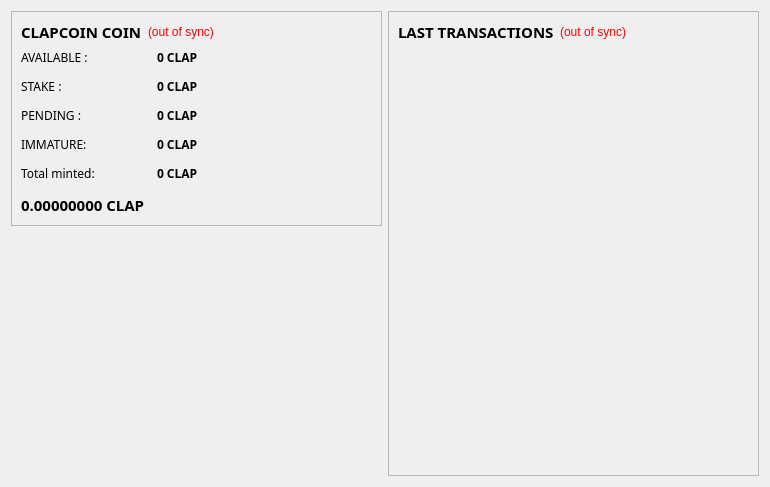
<?xml version="1.0" encoding="UTF-8"?>
<ui version="4.0">
 <class>OverviewPage</class>
 <widget class="QWidget" name="OverviewPage">
  <property name="geometry">
   <rect>
    <x>0</x>
    <y>0</y>
    <width>770</width>
    <height>487</height>
   </rect>
  </property>
  <property name="windowTitle">
   <string>Form</string>
  </property>
  <layout class="QHBoxLayout" name="horizontalLayout" stretch="1,1">
   <item>
    <layout class="QVBoxLayout" name="verticalLayout_2">
     <item>
      <widget class="QFrame" name="frame">
       <property name="frameShape">
        <enum>QFrame::StyledPanel</enum>
       </property>
       <property name="frameShadow">
        <enum>QFrame::Raised</enum>
       </property>
       <layout class="QVBoxLayout" name="verticalLayout_4">
        <item>
         <layout class="QHBoxLayout" name="horizontalLayout_4">
          <item>
           <widget class="QLabel" name="label_5">
            <property name="font">
             <font>
              <family>Copperplate Gothic Light</family>
              <pointsize>11</pointsize>
              <weight>75</weight>
              <bold>true</bold>
             </font>
            </property>
            <property name="styleSheet">
             <string notr="true">color: rgb(0, 0, 0);</string>
            </property>
            <property name="text">
             <string>CLAPCOIN COIN</string>
            </property>
           </widget>
          </item>
          <item>
           <widget class="QLabel" name="labelWalletStatus">
            <property name="toolTip">
             <string>The displayed information may be out of date. Your wallet automatically synchronizes with the clapcoin network after a connection is established, but this process has not completed yet.</string>
            </property>
            <property name="styleSheet">
             <string notr="true">QLabel { color: red; }</string>
            </property>
            <property name="text">
             <string notr="true">(out of sync)</string>
            </property>
            <property name="alignment">
             <set>Qt::AlignLeading|Qt::AlignLeft|Qt::AlignVCenter</set>
            </property>
           </widget>
          </item>
          <item>
           <spacer name="horizontalSpacer_2">
            <property name="orientation">
             <enum>Qt::Horizontal</enum>
            </property>
            <property name="sizeHint" stdset="0">
             <size>
              <width>40</width>
              <height>20</height>
             </size>
            </property>
           </spacer>
          </item>
         </layout>
        </item>
        <item>
         <layout class="QFormLayout" name="formLayout_2">
          <property name="fieldGrowthPolicy">
           <enum>QFormLayout::AllNonFixedFieldsGrow</enum>
          </property>
          <property name="horizontalSpacing">
           <number>12</number>
          </property>
          <property name="verticalSpacing">
           <number>12</number>
          </property>
          <item row="0" column="0">
           <widget class="QLabel" name="label">
            <property name="font">
             <font>
              <family>Copperplate Gothic Light</family>
              <pointsize>9</pointsize>
             </font>
            </property>
            <property name="styleSheet">
             <string notr="true">color: #000</string>
            </property>
            <property name="text">
             <string>AVAILABLE :</string>
            </property>
           </widget>
          </item>
          <item row="0" column="1">
           <widget class="QLabel" name="labelBalance">
            <property name="font">
             <font>
              <family>Copperplate Gothic Light</family>
              <pointsize>9</pointsize>
              <weight>75</weight>
              <bold>true</bold>
             </font>
            </property>
            <property name="cursor">
             <cursorShape>IBeamCursor</cursorShape>
            </property>
            <property name="toolTip">
             <string>Your current spendable balance</string>
            </property>
            <property name="styleSheet">
             <string notr="true">color: #000</string>
            </property>
            <property name="text">
             <string notr="true">0 CLAP</string>
            </property>
            <property name="textInteractionFlags">
             <set>Qt::LinksAccessibleByMouse|Qt::TextSelectableByKeyboard|Qt::TextSelectableByMouse</set>
            </property>
           </widget>
          </item>
          <item row="1" column="0">
           <widget class="QLabel" name="label_6">
            <property name="font">
             <font>
              <family>Copperplate Gothic Light</family>
              <pointsize>9</pointsize>
             </font>
            </property>
            <property name="styleSheet">
             <string notr="true">color: #000</string>
            </property>
            <property name="text">
             <string>STAKE :</string>
            </property>
           </widget>
          </item>
          <item row="1" column="1">
           <widget class="QLabel" name="labelStake">
            <property name="font">
             <font>
              <family>Copperplate Gothic Light</family>
              <pointsize>9</pointsize>
              <weight>75</weight>
              <bold>true</bold>
             </font>
            </property>
            <property name="cursor">
             <cursorShape>IBeamCursor</cursorShape>
            </property>
            <property name="toolTip">
             <string>Total of coins that was staked, and do not yet count toward the current balance</string>
            </property>
            <property name="styleSheet">
             <string notr="true">color: #000</string>
            </property>
            <property name="text">
             <string notr="true">0 CLAP</string>
            </property>
            <property name="textInteractionFlags">
             <set>Qt::LinksAccessibleByMouse|Qt::TextSelectableByKeyboard|Qt::TextSelectableByMouse</set>
            </property>
           </widget>
          </item>
          <item row="2" column="0">
           <widget class="QLabel" name="label_3">
            <property name="font">
             <font>
              <family>Copperplate Gothic Light</family>
              <pointsize>9</pointsize>
             </font>
            </property>
            <property name="styleSheet">
             <string notr="true">color: #000</string>
            </property>
            <property name="text">
             <string>PENDING :</string>
            </property>
           </widget>
          </item>
          <item row="2" column="1">
           <widget class="QLabel" name="labelUnconfirmed">
            <property name="font">
             <font>
              <family>Copperplate Gothic Light</family>
              <pointsize>9</pointsize>
              <weight>75</weight>
              <bold>true</bold>
             </font>
            </property>
            <property name="cursor">
             <cursorShape>IBeamCursor</cursorShape>
            </property>
            <property name="toolTip">
             <string>Total of transactions that have yet to be confirmed, and do not yet count toward the current balance</string>
            </property>
            <property name="styleSheet">
             <string notr="true">color: #000</string>
            </property>
            <property name="text">
             <string notr="true">0 CLAP</string>
            </property>
            <property name="textInteractionFlags">
             <set>Qt::LinksAccessibleByMouse|Qt::TextSelectableByKeyboard|Qt::TextSelectableByMouse</set>
            </property>
           </widget>
          </item>
          <item row="3" column="0">
           <widget class="QLabel" name="labelImmatureText">
            <property name="font">
             <font>
              <family>Copperplate Gothic Light</family>
              <pointsize>9</pointsize>
             </font>
            </property>
            <property name="styleSheet">
             <string notr="true">color: #000</string>
            </property>
            <property name="text">
             <string>IMMATURE:</string>
            </property>
           </widget>
          </item>
          <item row="3" column="1">
           <widget class="QLabel" name="labelImmature">
            <property name="font">
             <font>
              <family>Copperplate Gothic Light</family>
              <pointsize>9</pointsize>
              <weight>75</weight>
              <bold>true</bold>
             </font>
            </property>
            <property name="toolTip">
             <string>Mined balance that has not yet matured</string>
            </property>
            <property name="styleSheet">
             <string notr="true">color: #000</string>
            </property>
            <property name="text">
             <string notr="true">0 CLAP</string>
            </property>
            <property name="textInteractionFlags">
             <set>Qt::LinksAccessibleByMouse|Qt::TextSelectableByKeyboard|Qt::TextSelectableByMouse</set>
            </property>
           </widget>
          </item>
          <item row="4" column="0">
           <widget class="QLabel" name="labelMintedText">
            <property name="font">
             <font>
              <family>Copperplate Gothic Light</family>
              <pointsize>9</pointsize>
             </font>
            </property>
            <property name="styleSheet">
             <string notr="true">color: #000</string>
            </property>
            <property name="text">
             <string>Total minted:</string>
            </property>
           </widget>
          </item>
          <item row="4" column="1">
           <widget class="QLabel" name="labelMinted">
            <property name="font">
             <font>
              <family>Copperplate Gothic Light</family>
              <pointsize>9</pointsize>
              <weight>75</weight>
              <bold>true</bold>
             </font>
            </property>
            <property name="cursor">
             <cursorShape>IBeamCursor</cursorShape>
            </property>
            <property name="toolTip">
             <string>Total number of coins made by POS</string>
            </property>
            <property name="styleSheet">
             <string notr="true">color: #000</string>
            </property>
            <property name="text">
             <string notr="true">0 CLAP</string>
            </property>
            <property name="textInteractionFlags">
             <set>Qt::LinksAccessibleByMouse|Qt::TextSelectableByKeyboard|Qt::TextSelectableByMouse</set>
            </property>
           </widget>
          </item>
          <item row="5" column="0">
           <widget class="QLabel" name="labelTotal">
            <property name="font">
             <font>
              <family>Copperplate Gothic Light</family>
              <pointsize>11</pointsize>
              <weight>75</weight>
              <bold>true</bold>
             </font>
            </property>
            <property name="cursor">
             <cursorShape>IBeamCursor</cursorShape>
            </property>
            <property name="toolTip">
             <string>Your current total balance</string>
            </property>
            <property name="styleSheet">
             <string notr="true">color: #000</string>
            </property>
            <property name="text">
             <string notr="true">0.00000000 CLAP</string>
            </property>
            <property name="textInteractionFlags">
             <set>Qt::LinksAccessibleByMouse|Qt::TextSelectableByKeyboard|Qt::TextSelectableByMouse</set>
            </property>
           </widget>
          </item>
         </layout>
        </item>
       </layout>
      </widget>
     </item>
     <item>
      <spacer name="verticalSpacer">
       <property name="orientation">
        <enum>Qt::Vertical</enum>
       </property>
       <property name="sizeHint" stdset="0">
        <size>
         <width>20</width>
         <height>40</height>
        </size>
       </property>
      </spacer>
     </item>
     <item>
      <widget class="QLabel" name="label_2">
       <property name="maximumSize">
        <size>
         <width>0</width>
         <height>0</height>
        </size>
       </property>
       <property name="autoFillBackground">
        <bool>true</bool>
       </property>
       <property name="text">
        <string/>
       </property>
       <property name="pixmap">
        <pixmap>:/icons/drmbg</pixmap>
       </property>
       <property name="scaledContents">
        <bool>false</bool>
       </property>
       <property name="margin">
        <number>0</number>
       </property>
      </widget>
     </item>
    </layout>
   </item>
   <item>
    <layout class="QVBoxLayout" name="verticalLayout_3">
     <item>
      <widget class="QFrame" name="frame_2">
       <property name="frameShape">
        <enum>QFrame::StyledPanel</enum>
       </property>
       <property name="frameShadow">
        <enum>QFrame::Raised</enum>
       </property>
       <layout class="QVBoxLayout" name="verticalLayout">
        <item>
         <layout class="QHBoxLayout" name="horizontalLayout_2">
          <item>
           <widget class="QLabel" name="label_4">
            <property name="font">
             <font>
              <family>Copperplate Gothic Light</family>
              <pointsize>11</pointsize>
              <weight>75</weight>
              <bold>true</bold>
             </font>
            </property>
            <property name="styleSheet">
             <string notr="true">QLabel { color: #000000; border: none;}</string>
            </property>
            <property name="text">
             <string>&lt;html&gt;&lt;head/&gt;&lt;body&gt;&lt;p&gt;&lt;span style=&quot; font-weight:600; color:#000;&quot;&gt;LAST TRANSACTIONS&lt;/span&gt;&lt;/p&gt;&lt;/body&gt;&lt;/html&gt;</string>
            </property>
           </widget>
          </item>
          <item>
           <widget class="QLabel" name="labelTransactionsStatus">
            <property name="toolTip">
             <string>The displayed information may be out of date. Your wallet automatically synchronizes with the clapcoin network after a connection is established, but this process has not completed yet.</string>
            </property>
            <property name="styleSheet">
             <string notr="true">QLabel { color: red; }</string>
            </property>
            <property name="text">
             <string notr="true">(out of sync)</string>
            </property>
            <property name="alignment">
             <set>Qt::AlignRight|Qt::AlignTrailing|Qt::AlignVCenter</set>
            </property>
           </widget>
          </item>
          <item>
           <spacer name="horizontalSpacer">
            <property name="orientation">
             <enum>Qt::Horizontal</enum>
            </property>
            <property name="sizeHint" stdset="0">
             <size>
              <width>40</width>
              <height>20</height>
             </size>
            </property>
           </spacer>
          </item>
         </layout>
        </item>
        <item>
         <widget class="QListView" name="listTransactions">
          <property name="font">
           <font>
            <family>Copperplate Gothic Light</family>
           </font>
          </property>
          <property name="styleSheet">
           <string notr="true">QListView { background: transparent; }</string>
          </property>
          <property name="frameShape">
           <enum>QFrame::NoFrame</enum>
          </property>
          <property name="verticalScrollBarPolicy">
           <enum>Qt::ScrollBarAlwaysOff</enum>
          </property>
          <property name="horizontalScrollBarPolicy">
           <enum>Qt::ScrollBarAlwaysOff</enum>
          </property>
          <property name="selectionMode">
           <enum>QAbstractItemView::NoSelection</enum>
          </property>
         </widget>
        </item>
       </layout>
      </widget>
     </item>
    </layout>
   </item>
  </layout>
 </widget>
 <resources>
  <include location="../bitcoin.qrc"/>
 </resources>
 <connections/>
</ui>
